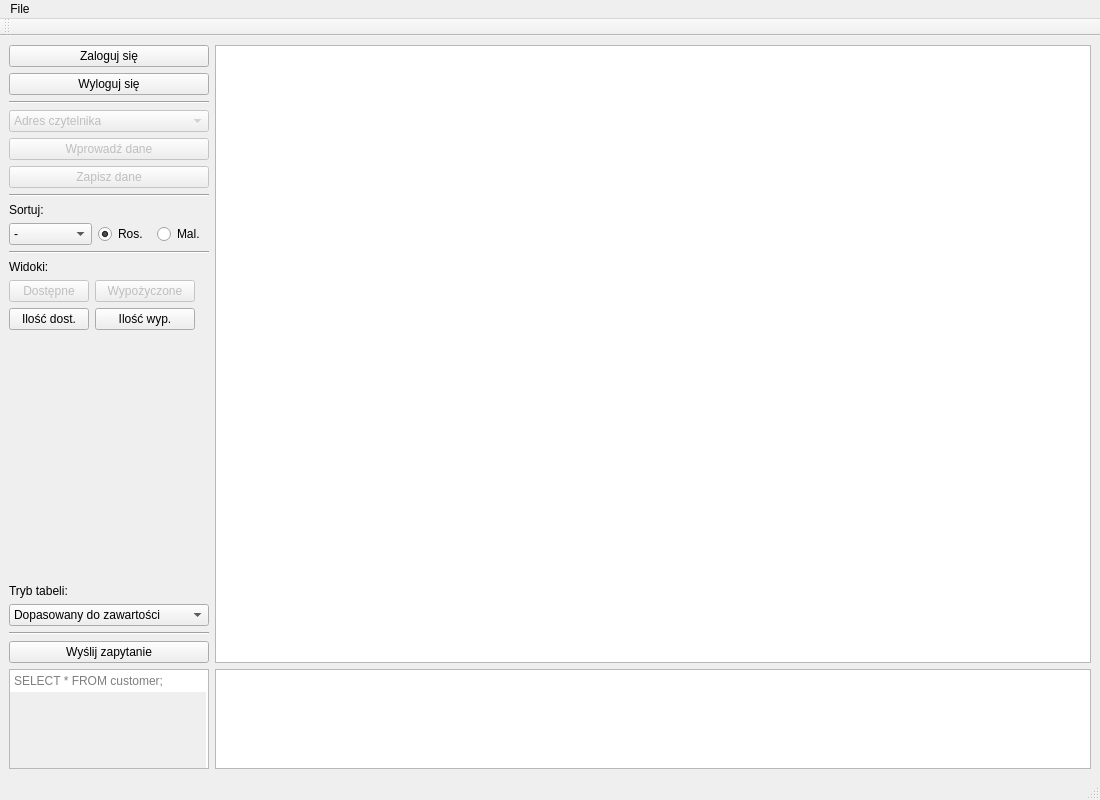
<?xml version="1.0" encoding="UTF-8"?>
<ui version="4.0">
 <class>MainWindow</class>
 <widget class="QMainWindow" name="MainWindow">
  <property name="geometry">
   <rect>
    <x>0</x>
    <y>0</y>
    <width>1100</width>
    <height>800</height>
   </rect>
  </property>
  <property name="windowTitle">
   <string>MainWindow</string>
  </property>
  <widget class="QWidget" name="centralwidget">
   <layout class="QGridLayout" name="gridLayout_2">
    <item row="0" column="0">
     <layout class="QGridLayout" name="gridLayout">
      <item row="0" column="0">
       <layout class="QHBoxLayout" name="horizontalLayout">
        <item>
         <layout class="QVBoxLayout" name="verticalLayout_2">
          <item>
           <widget class="QPushButton" name="pushButton_login">
            <property name="maximumSize">
             <size>
              <width>200</width>
              <height>16777215</height>
             </size>
            </property>
            <property name="text">
             <string>Zaloguj się</string>
            </property>
           </widget>
          </item>
          <item>
           <widget class="QPushButton" name="pushButton_logout">
            <property name="maximumSize">
             <size>
              <width>200</width>
              <height>16777215</height>
             </size>
            </property>
            <property name="text">
             <string>Wyloguj się</string>
            </property>
           </widget>
          </item>
          <item>
           <widget class="Line" name="line">
            <property name="maximumSize">
             <size>
              <width>200</width>
              <height>16777215</height>
             </size>
            </property>
            <property name="orientation">
             <enum>Qt::Horizontal</enum>
            </property>
           </widget>
          </item>
          <item>
           <widget class="QComboBox" name="comboBox_table">
            <property name="enabled">
             <bool>false</bool>
            </property>
            <property name="maximumSize">
             <size>
              <width>200</width>
              <height>16777215</height>
             </size>
            </property>
            <item>
             <property name="text">
              <string>Adres czytelnika</string>
             </property>
            </item>
            <item>
             <property name="text">
              <string>Autor</string>
             </property>
            </item>
            <item>
             <property name="text">
              <string>Czytelnik</string>
             </property>
            </item>
            <item>
             <property name="text">
              <string>e_czytnik</string>
             </property>
            </item>
            <item>
             <property name="text">
              <string>Karta biblioteczna</string>
             </property>
            </item>
            <item>
             <property name="text">
              <string>Książka</string>
             </property>
            </item>
            <item>
             <property name="text">
              <string>Płyta CD</string>
             </property>
            </item>
            <item>
             <property name="text">
              <string>Płyta film</string>
             </property>
            </item>
            <item>
             <property name="text">
              <string>Płyta muzyka</string>
             </property>
            </item>
            <item>
             <property name="text">
              <string>Sztuka</string>
             </property>
            </item>
            <item>
             <property name="text">
              <string>Wydawnictwo</string>
             </property>
            </item>
           </widget>
          </item>
          <item>
           <widget class="QPushButton" name="pushButton_input">
            <property name="enabled">
             <bool>false</bool>
            </property>
            <property name="maximumSize">
             <size>
              <width>200</width>
              <height>16777215</height>
             </size>
            </property>
            <property name="text">
             <string>Wprowadź dane</string>
            </property>
           </widget>
          </item>
          <item>
           <widget class="QPushButton" name="pushButton_save">
            <property name="enabled">
             <bool>false</bool>
            </property>
            <property name="maximumSize">
             <size>
              <width>200</width>
              <height>16777215</height>
             </size>
            </property>
            <property name="text">
             <string>Zapisz dane</string>
            </property>
           </widget>
          </item>
          <item>
           <widget class="Line" name="line_6">
            <property name="maximumSize">
             <size>
              <width>200</width>
              <height>16777215</height>
             </size>
            </property>
            <property name="orientation">
             <enum>Qt::Horizontal</enum>
            </property>
           </widget>
          </item>
          <item>
           <widget class="QLabel" name="label_3">
            <property name="maximumSize">
             <size>
              <width>200</width>
              <height>16777215</height>
             </size>
            </property>
            <property name="text">
             <string>Sortuj:</string>
            </property>
           </widget>
          </item>
          <item>
           <layout class="QHBoxLayout" name="horizontalLayout_3">
            <item>
             <widget class="QComboBox" name="comboBox_sort">
              <item>
               <property name="text">
                <string>-</string>
               </property>
              </item>
              <item>
               <property name="text">
                <string>Imię</string>
               </property>
              </item>
              <item>
               <property name="text">
                <string>Nazwisko</string>
               </property>
              </item>
              <item>
               <property name="text">
                <string>Tytuł</string>
               </property>
              </item>
             </widget>
            </item>
            <item>
             <widget class="QRadioButton" name="radioButton_up">
              <property name="text">
               <string>Ros.</string>
              </property>
              <property name="checked">
               <bool>true</bool>
              </property>
             </widget>
            </item>
            <item>
             <widget class="QRadioButton" name="radioButton_down">
              <property name="text">
               <string>Mal.</string>
              </property>
             </widget>
            </item>
           </layout>
          </item>
          <item>
           <widget class="Line" name="line_7">
            <property name="maximumSize">
             <size>
              <width>200</width>
              <height>16777215</height>
             </size>
            </property>
            <property name="orientation">
             <enum>Qt::Horizontal</enum>
            </property>
           </widget>
          </item>
          <item>
           <widget class="QLabel" name="label_2">
            <property name="maximumSize">
             <size>
              <width>200</width>
              <height>16777215</height>
             </size>
            </property>
            <property name="text">
             <string>Widoki:</string>
            </property>
           </widget>
          </item>
          <item>
           <layout class="QFormLayout" name="formLayout">
            <item row="0" column="0">
             <widget class="QPushButton" name="pushButton_ava">
              <property name="enabled">
               <bool>false</bool>
              </property>
              <property name="maximumSize">
               <size>
                <width>100</width>
                <height>16777215</height>
               </size>
              </property>
              <property name="text">
               <string>Dostępne</string>
              </property>
             </widget>
            </item>
            <item row="0" column="1">
             <widget class="QPushButton" name="pushButton_unav">
              <property name="enabled">
               <bool>false</bool>
              </property>
              <property name="maximumSize">
               <size>
                <width>100</width>
                <height>16777215</height>
               </size>
              </property>
              <property name="text">
               <string>Wypożyczone</string>
              </property>
             </widget>
            </item>
            <item row="1" column="0">
             <widget class="QPushButton" name="pushButton_cAv">
              <property name="maximumSize">
               <size>
                <width>100</width>
                <height>16777215</height>
               </size>
              </property>
              <property name="text">
               <string>Ilość dost.</string>
              </property>
             </widget>
            </item>
            <item row="1" column="1">
             <widget class="QPushButton" name="pushButton_cUnav">
              <property name="maximumSize">
               <size>
                <width>100</width>
                <height>16777215</height>
               </size>
              </property>
              <property name="text">
               <string>Ilość wyp.</string>
              </property>
             </widget>
            </item>
           </layout>
          </item>
          <item>
           <widget class="Line" name="line_4">
            <property name="orientation">
             <enum>Qt::Vertical</enum>
            </property>
           </widget>
          </item>
          <item>
           <widget class="Line" name="line_3">
            <property name="orientation">
             <enum>Qt::Vertical</enum>
            </property>
           </widget>
          </item>
          <item>
           <widget class="Line" name="line_5">
            <property name="orientation">
             <enum>Qt::Vertical</enum>
            </property>
           </widget>
          </item>
          <item>
           <spacer name="verticalSpacer">
            <property name="orientation">
             <enum>Qt::Vertical</enum>
            </property>
            <property name="sizeHint" stdset="0">
             <size>
              <width>20</width>
              <height>40</height>
             </size>
            </property>
           </spacer>
          </item>
          <item>
           <widget class="QLabel" name="label">
            <property name="text">
             <string>Tryb tabeli:</string>
            </property>
           </widget>
          </item>
          <item>
           <widget class="QComboBox" name="comboBox_tablestretch">
            <property name="maximumSize">
             <size>
              <width>200</width>
              <height>16777215</height>
             </size>
            </property>
            <item>
             <property name="text">
              <string>Dopasowany do zawartości</string>
             </property>
            </item>
            <item>
             <property name="text">
              <string>Wypełniający okno</string>
             </property>
            </item>
            <item>
             <property name="text">
              <string>Interaktywny</string>
             </property>
            </item>
           </widget>
          </item>
          <item>
           <widget class="Line" name="line_2">
            <property name="maximumSize">
             <size>
              <width>200</width>
              <height>16777215</height>
             </size>
            </property>
            <property name="orientation">
             <enum>Qt::Horizontal</enum>
            </property>
           </widget>
          </item>
          <item>
           <widget class="QPushButton" name="pushButton_submit">
            <property name="maximumSize">
             <size>
              <width>200</width>
              <height>16777215</height>
             </size>
            </property>
            <property name="text">
             <string>Wyślij zapytanie</string>
            </property>
           </widget>
          </item>
          <item>
           <widget class="QPlainTextEdit" name="queryInput">
            <property name="minimumSize">
             <size>
              <width>0</width>
              <height>0</height>
             </size>
            </property>
            <property name="maximumSize">
             <size>
              <width>200</width>
              <height>100</height>
             </size>
            </property>
            <property name="backgroundVisible">
             <bool>true</bool>
            </property>
            <property name="placeholderText">
             <string>SELECT * FROM customer;</string>
            </property>
           </widget>
          </item>
         </layout>
        </item>
        <item>
         <layout class="QVBoxLayout" name="verticalLayout">
          <item>
           <widget class="QTableWidget" name="tableWidget"/>
          </item>
          <item>
           <widget class="QTextBrowser" name="appOstream">
            <property name="maximumSize">
             <size>
              <width>16777215</width>
              <height>100</height>
             </size>
            </property>
           </widget>
          </item>
         </layout>
        </item>
       </layout>
      </item>
     </layout>
    </item>
   </layout>
  </widget>
  <widget class="QMenuBar" name="menubar">
   <property name="geometry">
    <rect>
     <x>0</x>
     <y>0</y>
     <width>1100</width>
     <height>22</height>
    </rect>
   </property>
   <widget class="QMenu" name="menuFile">
    <property name="title">
     <string>File</string>
    </property>
    <addaction name="actionAbout"/>
    <addaction name="separator"/>
    <addaction name="actionExit"/>
   </widget>
   <addaction name="menuFile"/>
  </widget>
  <widget class="QStatusBar" name="statusbar"/>
  <widget class="QToolBar" name="toolBar">
   <property name="windowTitle">
    <string>toolBar</string>
   </property>
   <attribute name="toolBarArea">
    <enum>TopToolBarArea</enum>
   </attribute>
   <attribute name="toolBarBreak">
    <bool>false</bool>
   </attribute>
  </widget>
  <action name="actionAbout">
   <property name="text">
    <string>About</string>
   </property>
  </action>
  <action name="actionExit">
   <property name="text">
    <string>Exit</string>
   </property>
  </action>
 </widget>
 <resources/>
 <connections/>
</ui>
